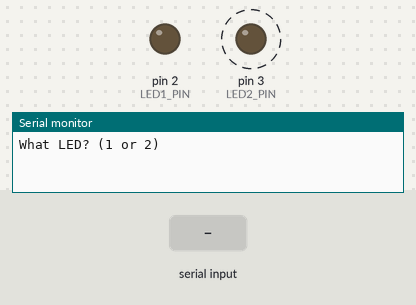
The sketch below on a simulated Arduino Uno, built with avr-gcc and run on an emulated ATmega328P. Parts: output pins drawn as LEDs (lit = HIGH), the last lines printed to the serial monitor. Dashed ring = blinking. The test bench sets the inputs (shaded band).

Above: at 1.2 s.
1.3 s: "1\n" received over Serial
At 2.0 s:
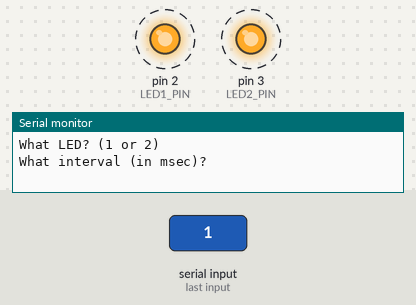
4.3 s: "2\n" received over Serial
At 7.28 s:
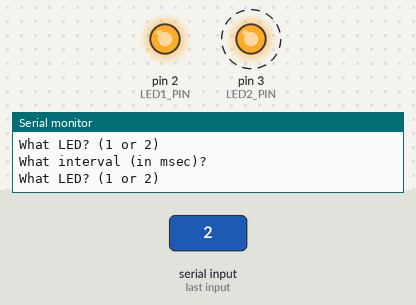
7.3 s: byte 49 ('1') received over Serial
10.3 s: "5\n" received over Serial
13.3 s: byte 50 ('2') received over Serial
16.3 s: "30,150\n" received over Serial
At 17.98 s:
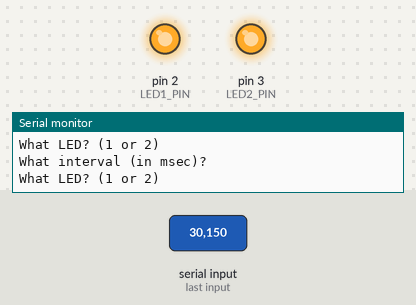
Timing chart, 0 to 20.3 s (numbered marks = the images above; inputs shaded):
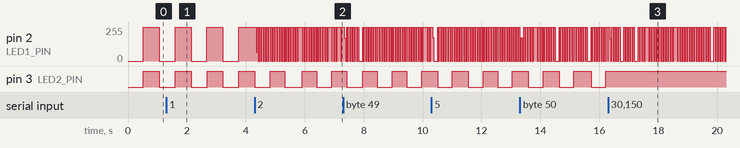

The sketch:

async_led_ce.ino
```cpp
/*
 * Async LED Blink Controller - Cyclic Executive (CE)
 * CMPE311 Project 2
 * Round-robin cyclic executive using a funciton pointer array
 * Bare-metal, non-blocking, millis() based
 * LEDs on digital pins 2 and 3
 * Serial monitor at 9600 baud
 */

#define LED1_PIN 2
#define LED2_PIN 3

unsigned long interval1 = 1000; // default 1000 ms (for full period)
unsigned long interval2 = 1000;
unsigned long lastToggle1 = 0;
unsigned long lastToggle2 = 0;
bool state1 = false; // off at start
bool state2 = false;

// Serial parsing state machine
enum SerialState { WAIT_LED, WAIT_INTERVAL };
SerialState serialState = WAIT_LED;
int selectedLED = 0;
char inputBuffer[16];
int bufferIndex = 0;

// Task function prototypes
void taskSerial(void);
void taskLed1(void);
void taskLed2(void);

// Function pointer table (cyclic executive)
typedef void (*TaskFunc)(void);
TaskFunc taskTable[] = {taskSerial, taskLed1, taskLed2};
const int NUM_TASKS = sizeof(taskTable) / sizeof(taskTable[0]); // Make it constant

void setup() {
    Serial.begin(9600);

    while (Serial.available() > 0) {
        Serial.read();
    }

    pinMode(LED1_PIN, OUTPUT);
    pinMode(LED2_PIN, OUTPUT);
    digitalWrite(LED1_PIN, LOW);
    digitalWrite(LED2_PIN, LOW);

    Serial.println("What LED? (1 or 2)");
}

// Cyclic executive round-robin dispatch via the function pointer table
void loop() {
    static int currentTask = 0;
    taskTable[currentTask]();   // task dispatch
    currentTask = (currentTask + 1) % NUM_TASKS; // for round-robin
}

// Task: Serial input handling (non-blocking)
void taskSerial(void){
    while (Serial.available() > 0) {
        char c = Serial.read();

        if (serialState == WAIT_LED) {
            if (c == '1' || c == '2') {
                selectedLED = c - '0';
                serialState = WAIT_INTERVAL;
                bufferIndex = 0;
                Serial.print("What interval (in msec)? ");
            }
            // ignore everything else (including \n after LED select)
        }
        else if (serialState == WAIT_INTERVAL) {
            if (c >= '0' && c <= '9') {
                if (bufferIndex < sizeof(inputBuffer) - 1) {
                    inputBuffer[bufferIndex++] = c;
                }
            }
            else if (c == '\n' || c == '\r') {
                if (bufferIndex > 0) {
                    inputBuffer[bufferIndex] = '\0';
                    unsigned long interval = atol(inputBuffer);
                    if (interval > 0) {
                        if (selectedLED == 1) {
                            interval1 = interval;
                            lastToggle1 = millis();
                        }
                        else if (selectedLED == 2) {
                            interval2 = interval;
                            lastToggle2 = millis();
                        }
                    }
                    serialState = WAIT_LED;
                    bufferIndex = 0;
                    Serial.println();
                    Serial.println("What LED? (1 or 2)");
                }
            }
        }
    }
}

// Task: LED1 toggling
void taskLed1(void) {
    unsigned long now = millis();
    if (now - lastToggle1 >= interval1 / 2) {
        state1 = !state1;
        digitalWrite(LED1_PIN, state1 ? HIGH:LOW);
        lastToggle1 = now;
    }
}

// Task: LED2 toggling
void taskLed2(void) {
    unsigned long now = millis();
    if (now - lastToggle2 >= interval2 / 2) {
        state2 = !state2;
        digitalWrite(LED2_PIN, state2 ? HIGH:LOW);
        lastToggle2 = now;
    }
}
```

Measured:
- after the input at 16.3 s, pin 3 (LED2_PIN): stops changing and stays HIGH
- by itself, pin 3 (LED2_PIN): alternates HIGH for 0.56 s and LOW for 0.50 s
